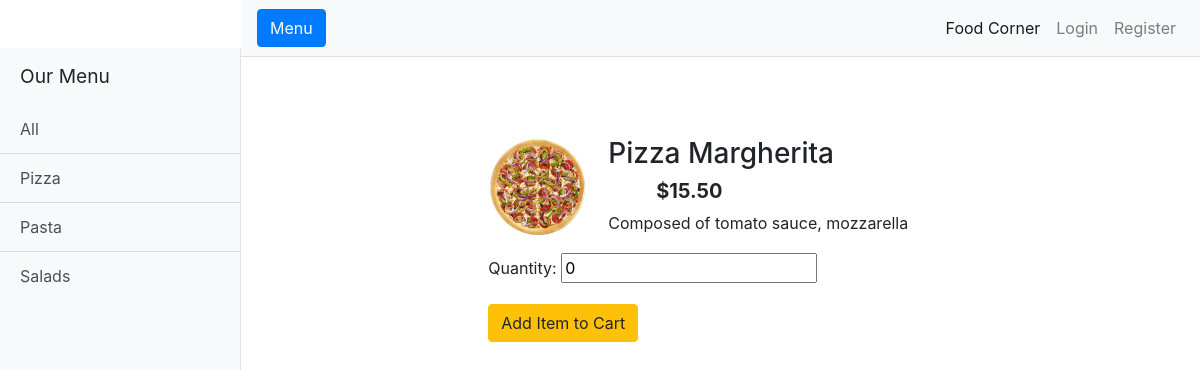
Screenshot of /get_item/1 with the database file from the repository.
### menu/models.py (models this page shows)
class Category(models.Model):
    category_name = models.CharField(max_length=50)

class Item(models.Model):
    item_name = models.CharField(max_length=50)
    category = models.ForeignKey(Category, on_delete=models.CASCADE)
    price = models.DecimalField(
        max_digits=4, decimal_places=2, blank=True, default=0.00)
    availability = models.BooleanField(default=True)
    description = models.TextField(blank=True)
    item_img = models.ImageField(upload_to = 'images/', blank=True)

### order/views.py (the view)
# urls.py: path("get_item/<int:item_id>", views.get_item, name="get_item"),
def get_item(request, item_id):
    item = Item.objects.filter(id=item_id).first()
    context = {
        'item':item
        }
    return render(request,'order/item.html', context)

### order/context_processor.py (called while the page is built)
def get_category_to_context(request):
    category = Category.objects.all()
    return({'category':category})

### order/templates/order/item.html (shortened to what this page needs)
{% extends 'order/layout.html' %}
{% block content %}
<div class="container item-section col-lg-6">
    <div class="media">
        <img class= "rounded-circle account-img"  src="{{ item.item_img.url }}" alt="Menu Image">
         <div class="media-body">
                <h3>{{item.item_name}}</h3>
                 <h5 class="mtb-10 pl-5"><b >${{ item.price }}</b></h5>
             <p>{{ item.description }} </p>
         </div>
    </div>
    <div>
       <form action=" {% url 'add_item' item.id %}" method="POST">
            <div class="form-group quantity-setter">
                <label>Quantity:</label>
                    <input type="number" min ="0" id="quantity" value="0" name="quantity"/>
            </div>
        <div>
            <button type="submit" class="btn btn-warning pull-left">
                Add Item to Cart
            </button>
        </div>
        </form>
    </div>
</div>
{% endblock content %}

### order/templates/order/layout.html (shortened to what this page needs)
{% load static %}
<!DOCTYPE html>
<html lang="en">
<head>
  <link href="../../static/vendor/bootstrap/css/bootstrap.min.css" rel="stylesheet">
  <link href="../../static/css/simple-sidebar.css" rel="stylesheet">
  <link href="../../static/css/main.css" rel="stylesheet">
</head>
<body>
  <div class="d-flex" id="wrapper">
    <div class="bg-light border-right mt-5" id="sidebar-wrapper">
      <div class="sidebar-heading">Our Menu </div>
      <div class="list-group list-group-flush">
        <a href="{% url 'menu' 0 %}" class="list-group-item list-group-item-action bg-light">All</a>
        {% for item in category %}
        <a href="{% url 'menu'  item.id %}" class="list-group-item list-group-item-action bg-light">{{item.category_name}}</a>
        {% endfor %}
      </div>
    </div>
    <div id="page-content-wrapper">
      <nav class="navbar navbar-expand-lg navbar-light bg-light border-bottom">
        <button class="btn btn-primary" id="menu-toggle">Menu</button>
        <div class="collapse navbar-collapse" id="navbarSupportedContent">
          <ul class="navbar-nav ml-auto mt-2 mt-lg-0">
            <li class="nav-item active">
              <a class="nav-link" href="{% url 'home' %}">Food Corner <span class="sr-only">(current)</span></a>
            </li>
            {% if user.is_authenticated %}
              <li class="nav-item">
                <a href="#" class="nav-link"> Hello {{request.user.username}}</a>
              </li>
            <li class="nav-item">
              <a class="nav-link" href="{% url 'show_cart' %}"><i class="fas fa-cart-arrow-down"></i>Cart</a>
            </li>
            <li class="nav-item">
              <a class="nav-link" href="{% url 'profile' %}">My Orders</a>
            </li>
            <li class="nav-item">
              <a class="nav-link" href="{% url 'logout' %}">Logout</a>
            </li>
            {% else %}
            <li class="nav-item">
              <a class="nav-link" href="{% url 'login' %}">Login</a>
            </li>
            <li class="nav-item">
              <a class="nav-link" href="{% url 'register' %}">Register</a>
            </li>
            {% endif %}
          </ul>
        </div>
      </nav>
      <div class="container-fluid">
        {% block content %}
        {% endblock %}
    </div>
  </div>
</body>
</html>

### order/static/css/simple-sidebar.css (style rules this page uses)
#wrapper { overflow-x: hidden; }
#sidebar-wrapper { min-height: 100vh; margin-left: -15rem; -webkit-transition: margin .25s ease-out; -moz-transition: margin .25s ease-out; -o-transition: margin .25s ease-out; transition: margin .25s ease-out; }
#sidebar-wrapper .sidebar-heading { padding: 0.875rem 1.25rem; font-size: 1.2rem; }
#sidebar-wrapper .list-group { width: 15rem; }
#page-content-wrapper { min-width: 100vw; }
@media (min-width: 768px) { #sidebar-wrapper { margin-left: 0; } }
@media (min-width: 768px) { #page-content-wrapper { min-width: 0; width: 100%; } }

### order/static/css/main.css (style rules this page uses)
.account-img { height: 100px; width: 100px; margin-right: 20px; margin-bottom: 16px; }
.item-section { background: #ffffff; padding-top: 5rem; padding-left: 0rem; margin-bottom: 20px; }

### rows the page displays
Category: category_name "Pizza"
Category: category_name "Pasta"
Category: category_name "Salads"
Item: item_img (picture), item_name "Pizza Margherita", price "15.50", description "Composed of tomato sauce, mozzarella"
